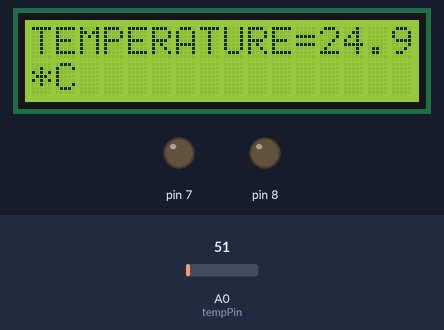
Simulated run of this sketch. Board: Arduino Uno, built with avr-gcc and run on an emulated ATmega328P. Shown: 16×2 character LCD, output pins drawn as LEDs (lit = HIGH). Inputs (shaded band) come from the test bench; at power-on: A0 (tempPin) = 51.

Above: at 2.2 s.
2.3 s: A0 (tempPin) set to 133
At 3.6 s:
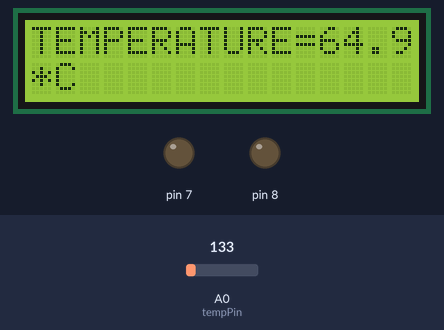
4.5 s: A0 (tempPin) set to 158
At 7.2 s:
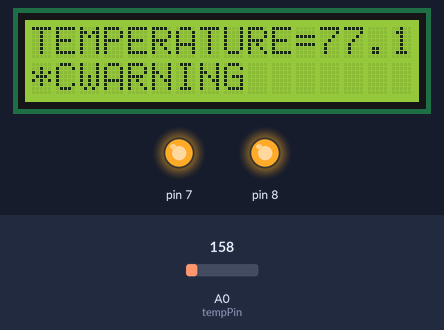
7.5 s: A0 (tempPin) set to 112
At 10.1 s:
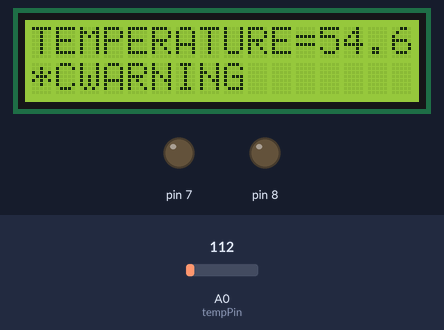
Timing chart, 0 to 11.6 s (numbered marks = the images above; inputs shaded):
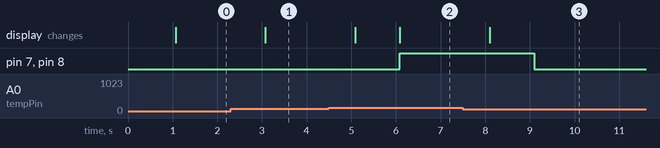

Measured:
- the behaviour switches between 143 and 144 on A0 (tempPin) (found by bisection; images 1 and 2)
- after the input at 2.3 s, the display: changes after 0.78 s (image 1)
- after the input at 4.5 s, pin 7, pin 8: LOW → HIGH after 1.6 s; the display: first changes after 0.59 s (image 2 shows a later state)
- after the input at 7.5 s, pin 7, pin 8: HIGH → LOW after 1.6 s; the display: changes after 0.60 s (image 3)

The sketch:

temp_sens.ino
```cpp
#include <LiquidCrystal.h>
LiquidCrystal lcd(12,11,5,4,3,2);
int val;
int tempPin=A0;
int led=8;
int motor=7;

void setup() {
  lcd.begin(16,2);
 Serial.begin(9600);
 pinMode(8,OUTPUT);
 digitalWrite(8,LOW);
 pinMode(7,OUTPUT);
 digitalWrite(8,LOW);

 lcd.setCursor(0,0);
 lcd.print("TEMPERATURE CONTROLLED");
 lcd.setCursor(0,2);
 lcd.print("SYSTEM");
 delay(1000);
 lcd.clear();


}

void loop() {
  val= analogRead(tempPin);
  float mv=(val/1024.0)*5000;
  float cel=mv/10;
  lcd.setCursor(0,0);
  lcd.print("TEMPERATURE=");
  lcd.print(cel);
  lcd.setCursor(0,2);
  lcd.print("*C");
  delay(1000);

  if( cel>=70)
  {
    digitalWrite(8,HIGH);
    lcd.print("WARNING  ");
    digitalWrite(7,HIGH);
  }
  else
   {  digitalWrite(8,LOW);
      digitalWrite(7,LOW);


  }


}
```
